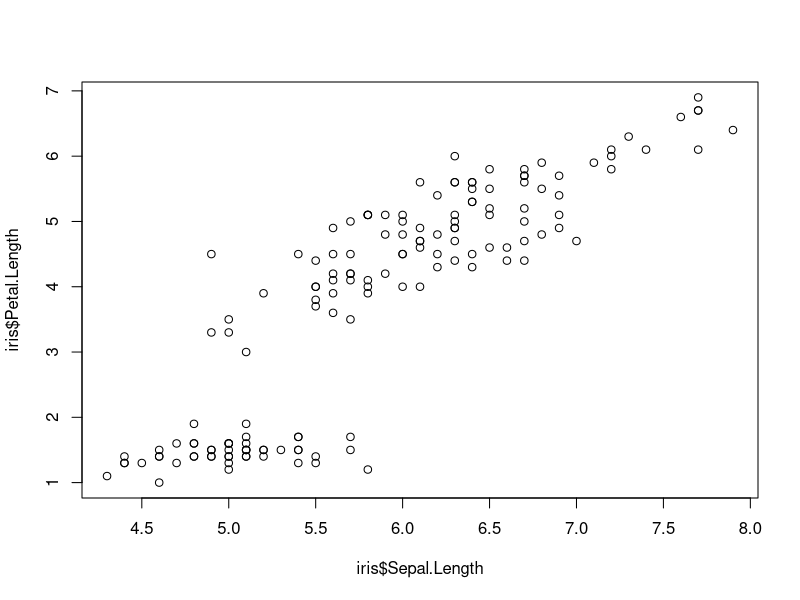
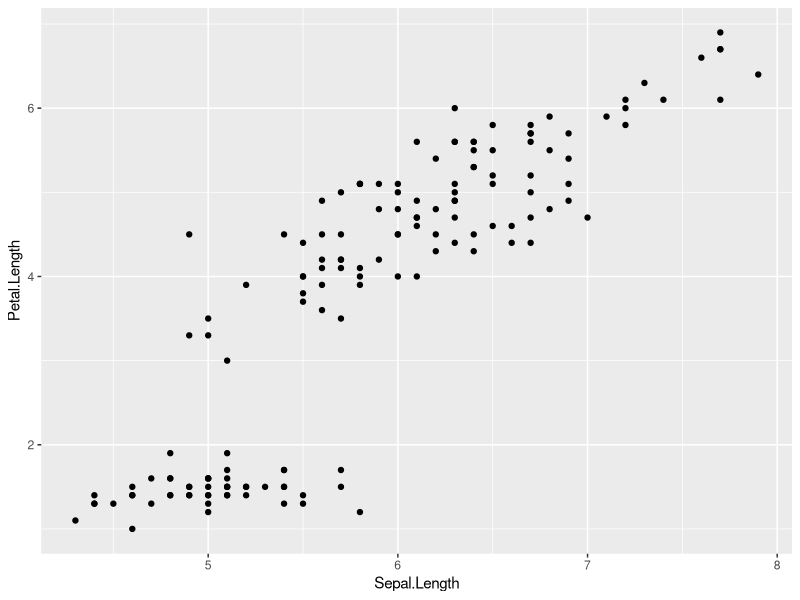

Generate these figures, in order, with R:
## ---- chunk 1
knitr::opts_chunk$set(echo = FALSE, results = 'asis')
## ---- chunk 2
nHomDiff <- 15
p_orig <- p <- 0.08
p_incr <- 1.2 * p
q <- 1-p
a <- nHomDiff/2
d <- -1.5
alpha <- a + (q-p)*d
alpha_orig <- alpha
## ---- chunk 3
siris_url <- "https://charlotte-ngs.github.io/lbgfs2020/misc/iris_ex03.csv"
## ---- chunk 4
bIsSolution <- FALSE
if(!bIsSolution)
  plot(iris$Sepal.Length, iris$Petal.Length)
## ---- chunk 5
if(!bIsSolution)
  ggplot2::qplot(`Sepal.Length`, `Petal.Length`, data = iris)
